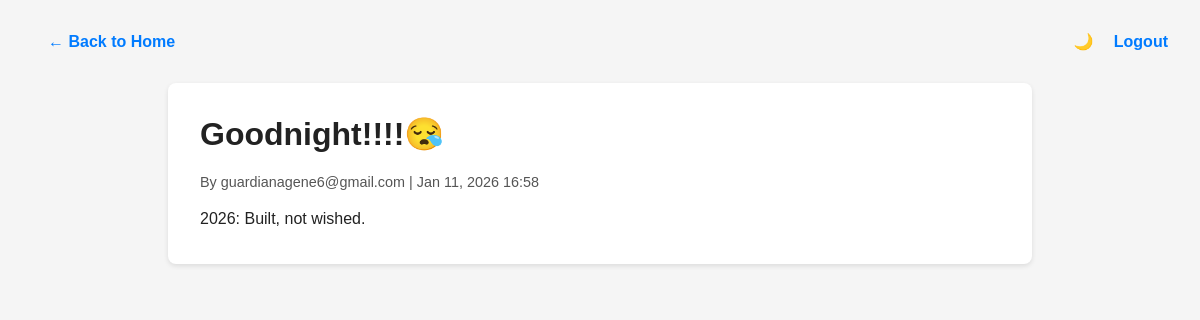
The app's page /post/goodnight with its own data.
### app.py (models this page shows)
class Post(db.Model):
    id = db.Column(db.Integer, primary_key=True)
    title = db.Column(db.String(200), nullable=False)
    content = db.Column(db.Text, nullable=False)
    slug = db.Column(db.String(200), unique=True, nullable=False)
    author = db.Column(db.String(80), nullable=False, default="Guest")
    created_at = db.Column(db.DateTime, default=datetime.utcnow)
    approved = db.Column(db.Boolean, default=False)
    tags = db.Column(db.String(200), nullable=True)

### app.py (the view)
@app.route('/post/<slug>')
def view_post(slug):
    post = Post.query.filter_by(slug=slug, approved=True).first_or_404()
    return render_template('view_post.html', post=post)

### templates/view_post.html (shortened to what this page needs)
<!DOCTYPE html>
<html lang="en">
<head>
</head>
<body>
<header>
    <div>
        <a href="{{ url_for('public_home') }}">← Back to Home</a>
    </div>
    <div>
        <span class="toggle-btn" id="modeToggle">🌙</span>
        <a href="{{ url_for('logout') }}">Logout</a>
    </div>
</header>
<div class="container">
    <h1>{{ post.title }}</h1>
    <div class="meta">By {{ post.author }} | {{ post.created_at.strftime('%b %d, %Y %H:%M') }}</div>
    <div class="content">{{ post.content | safe }}</div>
</div>
</body>
</html>

### templates/view_post.html (style rules this page uses)
:root { --bg-color: #f5f5f5; --text-color: #222; --container-bg: #fff; --link-color: #007BFF; }
body { font-family: Arial, sans-serif; background: var(--bg-color); color: var(--text-color); margin: 0; padding: 2rem; transition: 0.3s; }
header { display: flex; justify-content: space-between; align-items: center; margin-bottom: 2rem; }
a { text-decoration: none; color: var(--link-color); font-weight: bold; margin-left: 1rem; }
.container { max-width: 800px; margin: auto; background: var(--container-bg); padding: 2rem; border-radius: 8px; box-shadow: 0 2px 5px rgba(0,0,0,0.1); }
h1 { margin-top: 0; }
.meta { color: #555; font-size: 0.9rem; margin-bottom: 1rem; }
.content { line-height: 1.6; }
.toggle-btn { cursor: pointer; font-weight: bold; }

### records on screen
Post: title "Goodnight!!!!😪", author "guardianagene6@gmail.com", created_at "Jan 11, 2026 16:58", content "2026: Built, not wished."
